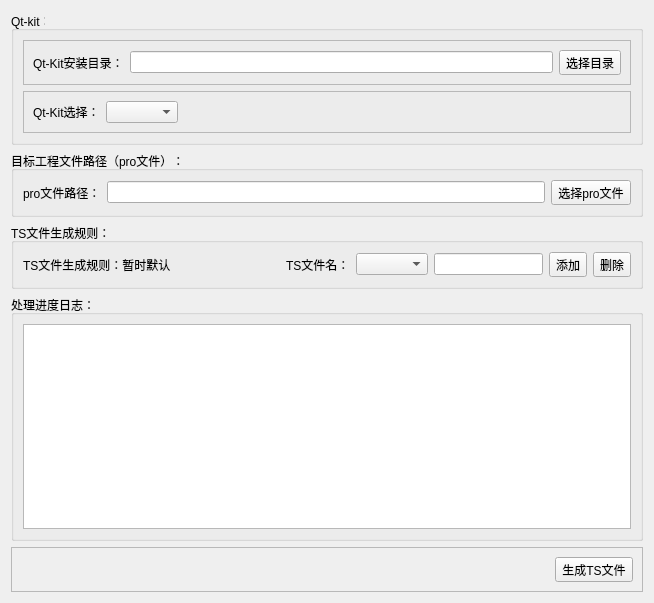
<?xml version="1.0" encoding="UTF-8"?>
<ui version="4.0">
 <class>TsFileCreateWin</class>
 <widget class="QWidget" name="TsFileCreateWin">
  <property name="geometry">
   <rect>
    <x>0</x>
    <y>0</y>
    <width>654</width>
    <height>603</height>
   </rect>
  </property>
  <property name="windowTitle">
   <string>Form</string>
  </property>
  <layout class="QVBoxLayout" name="verticalLayout_2">
   <item>
    <widget class="QGroupBox" name="groupBox">
     <property name="title">
      <string>Qt-kit：</string>
     </property>
     <layout class="QVBoxLayout" name="verticalLayout">
      <item>
       <widget class="QFrame" name="frame">
        <property name="frameShape">
         <enum>QFrame::StyledPanel</enum>
        </property>
        <property name="frameShadow">
         <enum>QFrame::Raised</enum>
        </property>
        <layout class="QHBoxLayout" name="horizontalLayout">
         <item>
          <widget class="QLabel" name="label">
           <property name="text">
            <string>Qt-Kit安装目录：</string>
           </property>
          </widget>
         </item>
         <item>
          <widget class="QLineEdit" name="lineEdit"/>
         </item>
         <item>
          <widget class="QToolButton" name="SelectKitDirTBtn">
           <property name="text">
            <string>选择目录</string>
           </property>
          </widget>
         </item>
        </layout>
       </widget>
      </item>
      <item>
       <widget class="QFrame" name="frame_2">
        <property name="frameShape">
         <enum>QFrame::StyledPanel</enum>
        </property>
        <property name="frameShadow">
         <enum>QFrame::Raised</enum>
        </property>
        <layout class="QHBoxLayout" name="horizontalLayout_2">
         <item>
          <widget class="QLabel" name="label_2">
           <property name="text">
            <string>Qt-Kit选择：</string>
           </property>
          </widget>
         </item>
         <item>
          <widget class="QComboBox" name="comboBox"/>
         </item>
         <item>
          <spacer name="horizontalSpacer">
           <property name="orientation">
            <enum>Qt::Horizontal</enum>
           </property>
           <property name="sizeHint" stdset="0">
            <size>
             <width>433</width>
             <height>20</height>
            </size>
           </property>
          </spacer>
         </item>
        </layout>
       </widget>
      </item>
     </layout>
    </widget>
   </item>
   <item>
    <widget class="QGroupBox" name="groupBox_2">
     <property name="title">
      <string>目标工程文件路径（pro文件）：</string>
     </property>
     <layout class="QHBoxLayout" name="horizontalLayout_3">
      <item>
       <widget class="QLabel" name="label_3">
        <property name="text">
         <string>pro文件路径：</string>
        </property>
       </widget>
      </item>
      <item>
       <widget class="QLineEdit" name="lineEdit_2"/>
      </item>
      <item>
       <widget class="QToolButton" name="SelectProFileTBtn">
        <property name="text">
         <string>选择pro文件</string>
        </property>
       </widget>
      </item>
     </layout>
    </widget>
   </item>
   <item>
    <widget class="QGroupBox" name="groupBox_4">
     <property name="title">
      <string>TS文件生成规则：</string>
     </property>
     <layout class="QHBoxLayout" name="horizontalLayout_5">
      <item>
       <widget class="QLabel" name="label_4">
        <property name="text">
         <string>TS文件生成规则：暂时默认</string>
        </property>
       </widget>
      </item>
      <item>
       <spacer name="horizontalSpacer_3">
        <property name="orientation">
         <enum>Qt::Horizontal</enum>
        </property>
        <property name="sizeHint" stdset="0">
         <size>
          <width>101</width>
          <height>20</height>
         </size>
        </property>
       </spacer>
      </item>
      <item>
       <widget class="QLabel" name="label_5">
        <property name="text">
         <string>TS文件名：</string>
        </property>
       </widget>
      </item>
      <item>
       <widget class="QComboBox" name="comboBox_2"/>
      </item>
      <item>
       <widget class="QLineEdit" name="lineEdit_3"/>
      </item>
      <item>
       <widget class="QToolButton" name="AppendItemTBtn">
        <property name="text">
         <string>添加</string>
        </property>
       </widget>
      </item>
      <item>
       <widget class="QToolButton" name="DeleteCurItemTBtn">
        <property name="text">
         <string>删除</string>
        </property>
       </widget>
      </item>
     </layout>
    </widget>
   </item>
   <item>
    <widget class="QGroupBox" name="groupBox_3">
     <property name="title">
      <string>处理进度日志：</string>
     </property>
     <layout class="QGridLayout" name="gridLayout">
      <item row="0" column="0">
       <widget class="QTextEdit" name="textEdit"/>
      </item>
     </layout>
    </widget>
   </item>
   <item>
    <widget class="QFrame" name="frame_3">
     <property name="frameShape">
      <enum>QFrame::StyledPanel</enum>
     </property>
     <property name="frameShadow">
      <enum>QFrame::Raised</enum>
     </property>
     <layout class="QHBoxLayout" name="horizontalLayout_4">
      <item>
       <spacer name="horizontalSpacer_2">
        <property name="orientation">
         <enum>Qt::Horizontal</enum>
        </property>
        <property name="sizeHint" stdset="0">
         <size>
          <width>527</width>
          <height>20</height>
         </size>
        </property>
       </spacer>
      </item>
      <item>
       <widget class="QToolButton" name="GenerateTSFileTBtn">
        <property name="text">
         <string>生成TS文件</string>
        </property>
       </widget>
      </item>
     </layout>
    </widget>
   </item>
  </layout>
 </widget>
 <resources/>
 <connections/>
</ui>
